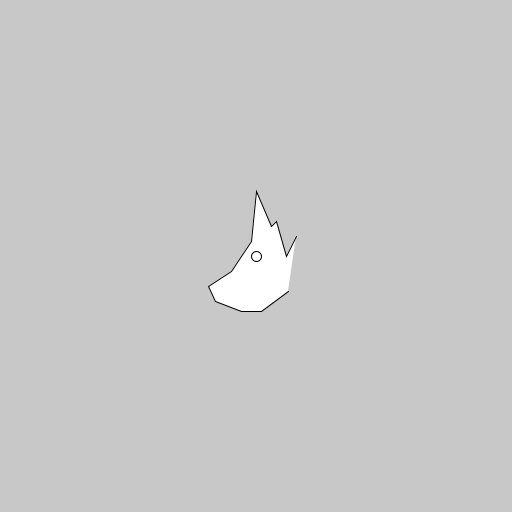
Frame 1 (no input)
Frame 60 (the mouse pressed at the canvas centre just before this capture): identical to frame 1, image omitted
Frame 120 (the mouse held since frame 60 and released just before this capture): identical to frame 1, image omitted

The Processing sketch that drew this single still picture (run headless with seeded random() and noise(); from frame 60 on, the mouse is pressed at the canvas centre):

// Processing sketch: Poligonos
// ── Poligonos.pde
Poligono p1;
Poligono p2;
Poligono p3;
void setup()
{
  size(512,512);
  p1 = new Poligono();
  
  p1.transladar(256,256);

  p1.rotarLocal(radians(180));
  
  
  
}
void draw(){
  background(200);
  //poligono.transladar(0.1,0.1);
  p1.Dibujaar();

  //poligono.rotarLocal(radians(-0.5));
}

void mouseClicked(){
 float x1 = mouseX;
 float y1 = mouseY;
 float x2 = p1.centro.x;
 float y2 = p1.centro.y;
 float m = (y2-y1)/(x2-x1);
 
 p1.rotarLocal(tan(m));
 print(tan(m));
}

// ── Poligono.pde
class Poligono{
  PVector  [] vertices;
  int N;
  PVector centro;
  
  Poligono(){
    N=12;
    vertices = new PVector[N];
    vertices[0]=new PVector(-40,20);
    vertices[1]=new PVector(-30,0);
    vertices[2]=new PVector(-20,35);
    vertices[3]=new PVector(-15,30);
    vertices[4]=new PVector(0,65);
    vertices[5]=new PVector(5,15);
    vertices[6]=new PVector(25,-15);
    vertices[7]=new PVector(48,-30);
    vertices[8]=new PVector(41,-45);
    vertices[9]=new PVector(15,-55);
    vertices[10]=new PVector(-5,-55);
    vertices[11]=new PVector(-32,-35);
    centro = new PVector(0,0);
  }
  
  void transladar(float x,float y){
  centro.x+=x;
  centro.y+=y;
  }
  void transladarLocal(int k, float x , float y){
    vertices[k].x += x;
    vertices[k].y += y;
  }
  void Rotar(float theta){
     float x = centro.x * cos(theta) + centro.y*sin(theta);
    float y = -centro.x * sin(theta) + centro.y*cos(theta);
    centro.x=x;
    centro.y=y;
  
}
void rotarLocal(float theta){
   for(int k=0; k<N; k++){
    float x = vertices[k].x * cos(theta) + vertices[k].y*sin(theta);
    float y = vertices[k].x * sin(theta) + vertices[k].y*cos(theta);
    vertices[k].x=x;
    vertices[k].y=y;
}
} 

void localEscalar(float x ,float y){
  for(int k=0; k<N; k++){
      vertices[k].x=x;
      vertices[k].y=y;
    }
}
  
  void Dibujaar(){
    beginShape();
    for(int i=0;i<N;i++){
      float x = centro.x+vertices[i].x;
      float y = centro.y+vertices[i].y;
      vertex(x,y);
    }
    endShape();
    ellipse(centro.x,centro.y,10,10);
  }
}
